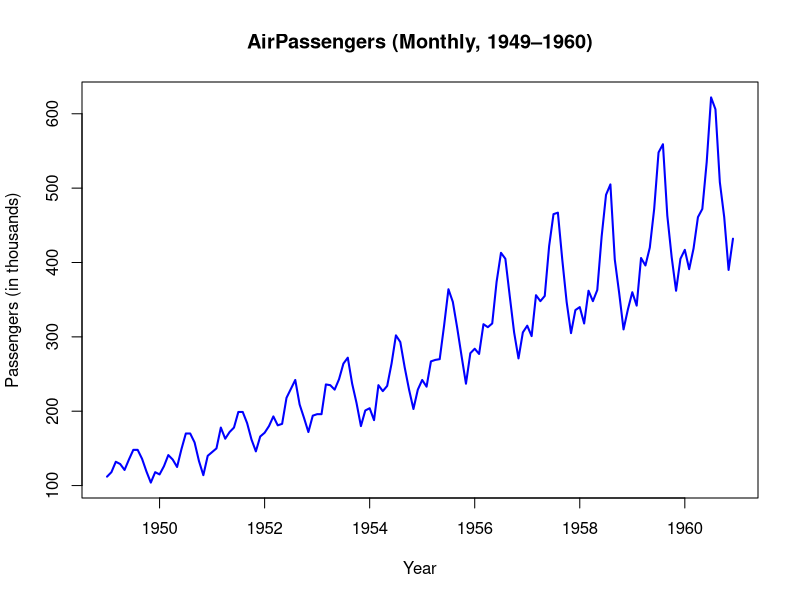
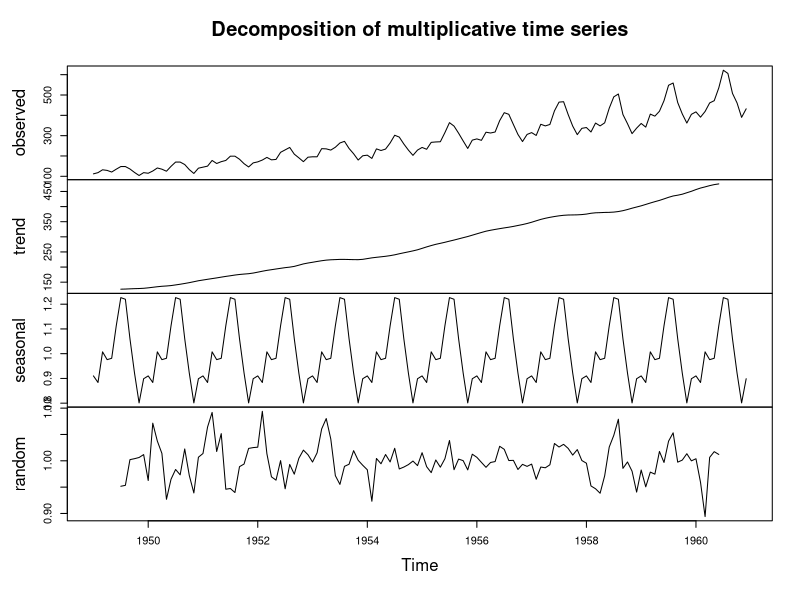
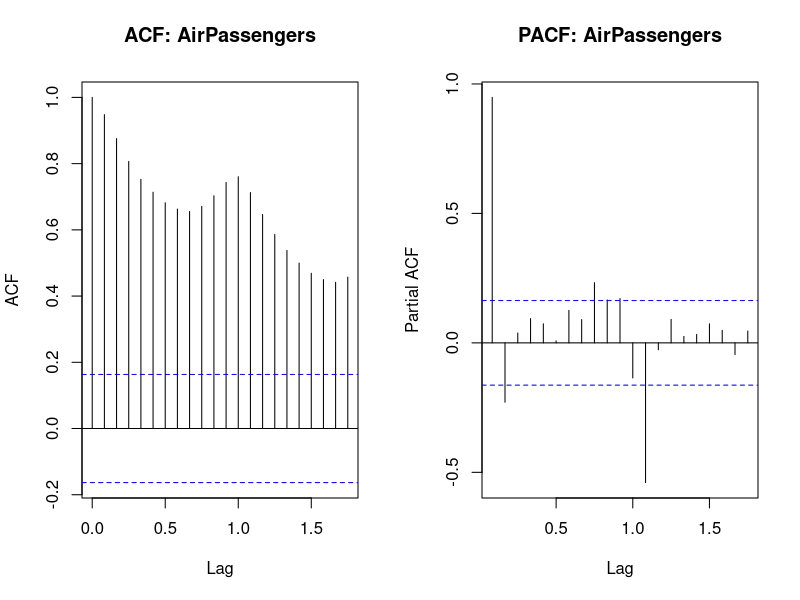
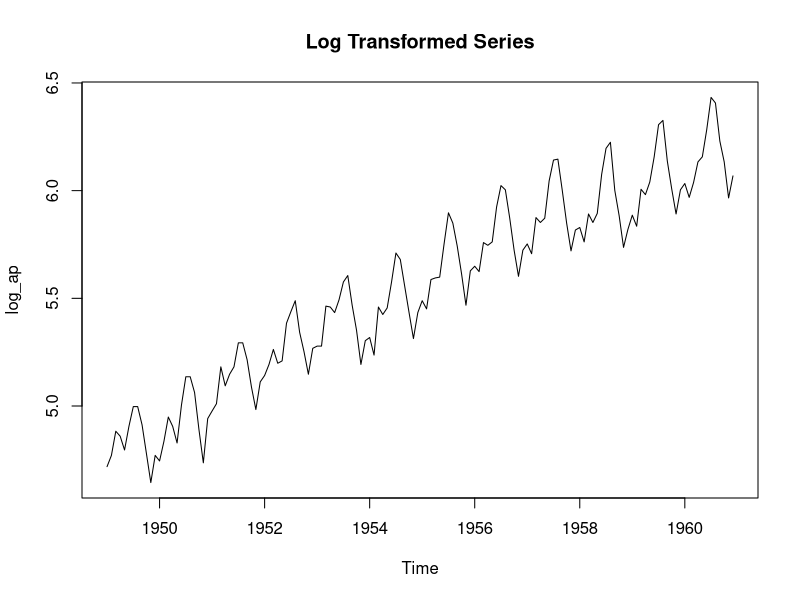
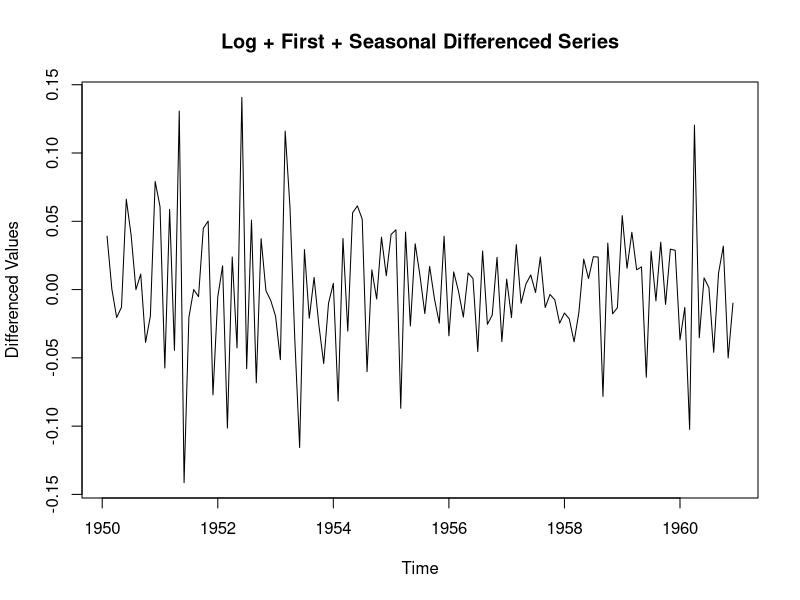
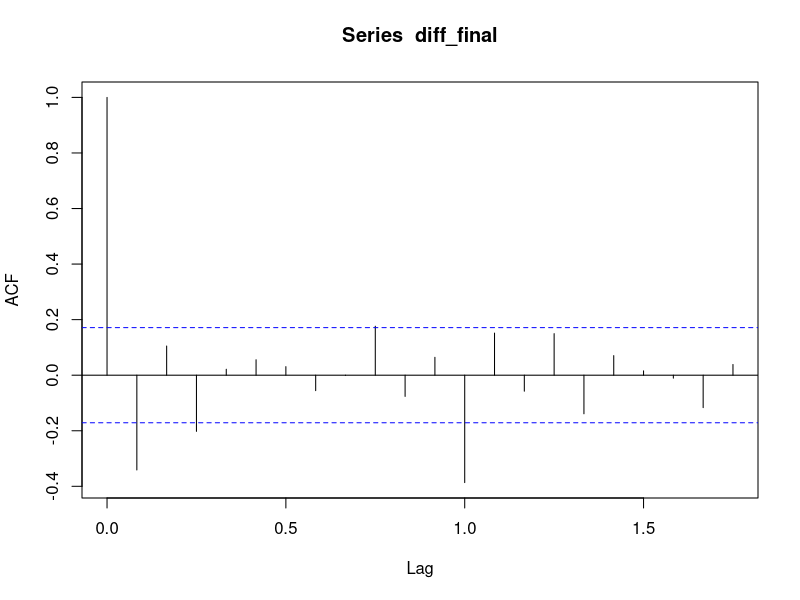
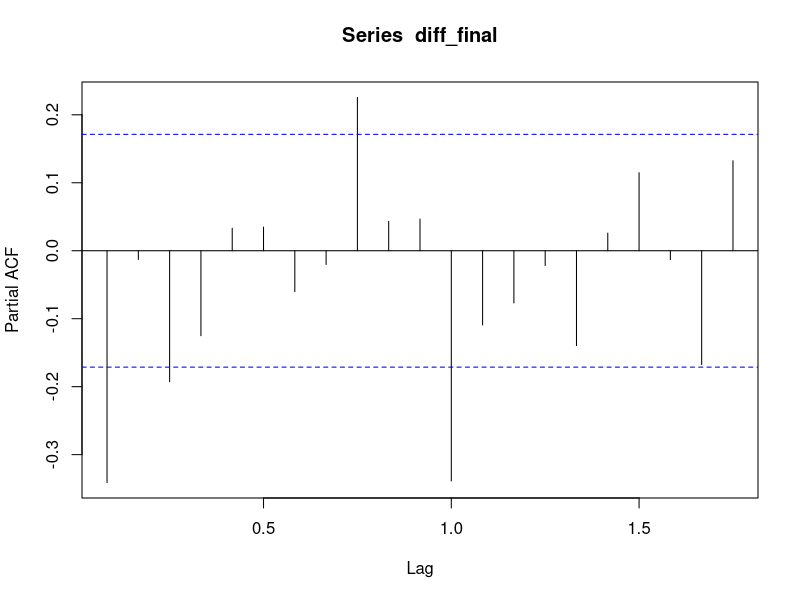
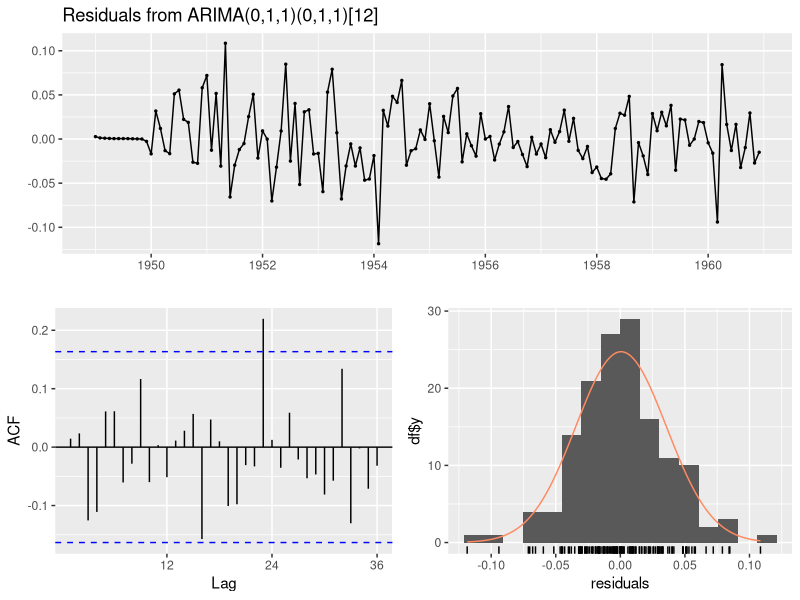

R code for these plots, in order:
## ---- chunk 1
knitr::opts_chunk$set(echo = TRUE)
## ---- chunk 2
# Command to delete all the history
rm(list=ls(all=TRUE))
## ---- chunk 3
# Installing the required packages
# install.packages(c("tseries","forecast"))
## ---- chunk 4
# Loading all the required libraries
library(tseries)
library(forecast)
library(stats)
## ---- chunk 5
# Loading and converting the data into a time series object
data("AirPassengers")
ap <- as.ts(AirPassengers)
ap
## ---- chunk 6
# Checking frequency
frequency(ap)
## ---- chunk 7
# Plotting the data
plot(ap,
     main = "AirPassengers (Monthly, 1949–1960)",
     ylab = "Passengers (in thousands)",
     xlab = "Year",
     col = "blue",
     lwd = 2)
## ---- chunk 8
# Multiplicative decomposition
decomp_mult <- decompose(ap, type = "multiplicative")
plot(decomp_mult)
## ---- chunk 9
# ACF and PACF plots
par(mfrow=c(1,2))
acf(ap, main="ACF: AirPassengers")
pacf(ap, main="PACF: AirPassengers")
par(mfrow=c(1,1))
## ---- chunk 10
# KPSS Test (Null Hypothesis: Series is Stationary)
kpss.test(ap)
## ---- chunk 11
# Log transformation to stabilize variance
log_ap <- log(ap)
plot(log_ap, main="Log Transformed Series")
## ---- chunk 12
# First differencing to remove trend
diff1_ap <- diff(log_ap, differences = 1)

# Seasonal differencing to remove seasonality
diff_final <- diff(diff1_ap, lag = 12)

plot(diff_final,
     main="Log + First + Seasonal Differenced Series",
     ylab="Differenced Values",
     xlab="Time")

acf(diff_final)
pacf(diff_final)
## ---- chunk 13
# KPSS test after differencing
kpss.test(diff_final)
## ---- chunk 14
# Model Selection using SARIMA (auto.arima)
model <- auto.arima(log_ap,
                    seasonal = TRUE,
                    stepwise = FALSE,
                    approximation = FALSE)

summary(model)
## ---- chunk 15
# Residual diagnostics
checkresiduals(model)
## ---- chunk 16
# Manual Ljung-Box Test
Box.test(residuals(model),
         lag = 20,
         type = "Ljung-Box")
## ---- chunk 17
# Normality check
hist(residuals(model),
     breaks = 20,
     main = "Histogram of Residuals")

qqnorm(residuals(model))
qqline(residuals(model))
